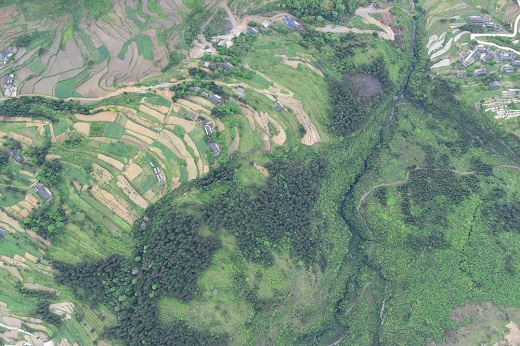
//> input picture source/1.jpg, 520 x 346 px
$ ./delaunay_match   (built with g++ and OpenCV 4)
//> lines starting //> are read from the running program, lines starting //| are printed output that depends on the picture; after the words box and inside, x2 and y2 are one past the last pixel; in counts of white or black regions, pixels touching at a corner belong together
### _c_triangle.h
#ifndef _C_TRIANGLE_H
#define _C_TRIANGLE_H

#include <opencv2/core/core.hpp>

class _c_triangle
{
public:
    _c_triangle(double sidea, double sideb, double sidec);
    _c_triangle(double ax, double ay,
                    double bx, double by,
                        double cx, double cy);
    _c_triangle(cv::Point2f p1, cv::Point2f p2, cv::Point2f p3);
    double side[3];
    double angle[3];
};

#endif // _C_TRIANGLE_H

### _sc_calculator.h
#ifndef _SC_CALCULATOR_H
#define _SC_CALCULATOR_H

#include <iostream>
#include "_c_triangle.h"
#include "_c_triangle_net.h"

double _sf_similarityValue(_c_triangle t1, _c_triangle t2);
void _sf_similarityMatrix(const _c_triangleNet net1, const _c_triangleNet net2, double *similarityMatrix);
double _sf_checkConstraint(_c_triangleNet net1, _c_triangleNet net2, const int triangle1, const int triangle2);

#endif // _SC_CALCULATOR_H

### _c_triangle_net.h
#ifndef _C_TRIANGLENET_H
#define _C_TRIANGLENET_H

#include <iostream>
#include <opencv2/core/core.hpp>
#include <opencv2/imgproc/imgproc.hpp>

class _c_triangleNet
{
public:
    // -- Init triangle net by point set
    // like:
    //      Point2f set
    //      KeyPoint set
    _c_triangleNet(const std::vector< cv::Point2f >::iterator begin,
                   const std::vector< cv::Point2f >::iterator end,
                   int width, int heigh);
    _c_triangleNet(const std::vector< cv::KeyPoint >::iterator begin,
                   const std::vector< cv::KeyPoint >::iterator end,
                   int width, int heigh);

    void _f_drawDelaunay(cv::Mat& img, cv::Scalar delaunaColor);

    // -- delaunay triangle by OpenCV3.2
    cv::Subdiv2D subdiv;
};

#endif // _C_TRIANGLENET_H

### _c_triangle.cpp
#include "_c_triangle.h"
#include <math.h>

// [14 lines left out: function _c_triangle, not called in this run]

_c_triangle::_c_triangle(double ax, double ay,
                            double bx, double by,
                                double cx, double cy)
{
    side[0] = sqrt( (bx - cx) * (bx - cx) + (by - cy) * (by - cy) );
    side[1] = sqrt( (ax - cx) * (ax - cx) + (ay - cy) * (ay - cy) );
    side[2] = sqrt( (ax - bx) * (ax - bx) + (ay - by) * (ay - by) );

    double cosA = (side[1] * side[1] + side[2] * side[2] - side[0] * side[0]) / (2 * side[1] * side[2]);
    double cosB = (side[0] * side[0] + side[2] * side[2] - side[1] * side[1]) / (2 * side[0] * side[2]);
    double cosC = (side[0] * side[0] + side[1] * side[1] - side[2] * side[2]) / (2 * side[0] * side[1]);

    angle[0] = acos(cosA);
    angle[1] = acos(cosB);
    angle[2] = acos(cosC);
}

_c_triangle::_c_triangle(cv::Point2f p1, cv::Point2f p2, cv::Point2f p3)
{
    side[0] = sqrt( (p2.x - p3.x) * (p2.x - p3.x) + (p2.y - p3.y) * (p2.y - p3.y) );
    side[1] = sqrt( (p1.x - p3.x) * (p1.x - p3.x) + (p1.y - p3.y) * (p1.y - p3.y) );
    side[2] = sqrt( (p1.x - p2.x) * (p1.x - p2.x) + (p1.y - p2.y) * (p1.y - p2.y) );

    double cosA = (side[1] * side[1] + side[2] * side[2] - side[0] * side[0]) / (2 * side[1] * side[2]);
    double cosB = (side[0] * side[0] + side[2] * side[2] - side[1] * side[1]) / (2 * side[0] * side[2]);
    double cosC = (side[0] * side[0] + side[1] * side[1] - side[2] * side[2]) / (2 * side[0] * side[1]);

    angle[0] = acos(cosA);
    angle[1] = acos(cosB);
    angle[2] = acos(cosC);
}

### _sc_calculator.cpp
#include "_sc_calculator.h"
#include <math.h>

void _sf_similarityMatrix(const _c_triangleNet net1, const _c_triangleNet net2, double *similarityMatrix)
{
    std::vector<cv::Vec6f> triangleList1;
    std::vector<cv::Vec6f> triangleList2;
    net1.subdiv.getTriangleList(triangleList1);
    net2.subdiv.getTriangleList(triangleList2);

    for (int i=0; i<triangleList1.size(); i++)
    {
        cv::Vec6f t1 = triangleList1[i];
        _c_triangle triangle1(t1[0], t1[1], t1[2], t1[3], t1[4], t1[5]);

        for (int j=0; j<triangleList2.size(); j++)
        {
            cv::Vec6f t2 = triangleList2[j];
            _c_triangle triangle2(t2[0], t2[1], t2[2], t2[3], t2[4], t2[5]);
            double a = _sf_similarityValue(triangle1, triangle2);
            similarityMatrix[i * 1000 + j] = (a < 0.75) ? 0 : a;
        }
    }
}

// *****************************************************
const double PI = 3.1415926;
const double Pa = 0.5;
const double Ks = PI/2;
const double Ns = 3;

double _sf_similarityValue(_c_triangle t1, _c_triangle t2)
{
    double q[3];
    double k[3];
    double dx[3];
    double u[3];
    for (int i=0; i<3; i++)
    {
        q[i] = (t1.angle[i] * Pa) / 3;
        k[i] = 1 / (2 * q[i] * q[i]);
        dx[i] = exp(-1 * k[i] * (t2.angle[i] - t1.angle[i]) * (t2.angle[i] - t1.angle[i]));
        u[i] = pow(cos(Ks * (1 - dx[i])), Ns);
    }

    return (u[0] + u[1] + u[2]) / 3;
}

double _sf_checkConstraint(_c_triangleNet net1, _c_triangleNet net2,
                           const int t1Index, const int t2Index)
{
    std::vector<cv::Vec6f> triangleList1;
    std::vector<cv::Vec6f> triangleList2;
    net1.subdiv.getTriangleList(triangleList1);
    net2.subdiv.getTriangleList(triangleList2);

    cv::Vec6f t1 = triangleList1[t1Index];
    cv::Vec6f t2 = triangleList2[t2Index];

    //int vertex[6];
    // would not to be used
    //int edge[6];
    cv::Point2f p0(t1[0], t1[1]);
    cv::Point2f p1(t1[2], t1[3]);
    cv::Point2f p2(t1[4], t1[5]);

    cv::Point2f p3(t2[0], t2[1]);
    cv::Point2f p4(t2[2], t2[3]);
    cv::Point2f p5(t2[4], t2[5]);

    // [7 lines of commented-out code are left out]

    std::vector< cv::Vec4f > edgeList1;
    std::vector< cv::Vec4f > edgeList2;

    net1.subdiv.getEdgeList(edgeList1);
    net2.subdiv.getEdgeList(edgeList2);

    // locate edge of two triangles, and the next edge
    std::vector< int > p0EdgeIndex;
    std::vector< int > p1EdgeIndex;
    std::vector< int > p2EdgeIndex;
    std::vector< int > p3EdgeIndex;
    std::vector< int > p4EdgeIndex;
    std::vector< int > p5EdgeIndex;

    for (int i=0; i<edgeList1.size(); i++)
    {
        cv::Vec4f e = edgeList1[i];
        if ((e[0]==p0.x && e[1]==p0.y) || (e[2]==p0.x && e[3]==p0.y))
        {
            p0EdgeIndex.push_back(i);
        }
        if ((e[0]==p1.x && e[1]==p1.y) || (e[2]==p1.x && e[3]==p1.y))
        {
            p1EdgeIndex.push_back(i);
        }
        if ((e[0]==p2.x && e[1]==p2.y) || (e[2]==p2.x && e[3]==p2.y))
        {
            p2EdgeIndex.push_back(i);
        }
    }

    for (int i=0; i<edgeList2.size(); i++)
    {
        cv::Vec4f e = edgeList2[i];
        if ((e[0]==p3.x && e[1]==p3.y) || (e[2]==p3.x && e[3]==p3.y))
        {
            p3EdgeIndex.push_back(i);
        }
        if ((e[0]==p4.x && e[1]==p4.y) || (e[2]==p4.x && e[3]==p4.y))
        {
            p4EdgeIndex.push_back(i);
        }
        if ((e[0]==p5.x && e[1]==p5.y) || (e[2]==p5.x && e[3]==p5.y))
        {
            p5EdgeIndex.push_back(i);
        }
    }

    std::vector< cv::Point2f > outP(6);

    for (int i=0; i<p0EdgeIndex.size(); i++)
    {
        for (int j=0; j<p1EdgeIndex.size(); j++)
        {
            cv::Vec4f e1 = edgeList1[i];
            cv::Vec4f e2 = edgeList1[j];
            if (e1[0]==e2[0] && e1[1]==e2[1])
            {
                outP[0].x = e1[0];
                outP[0].y = e1[1];
            }
            if (e1[0]==e2[2] && e1[1]==e2[3])
            {
                outP[0].x = e1[0];
                outP[0].y = e1[1];
            }
            if (e1[2]==e2[0] && e1[3]==e2[1])
            {
                outP[0].x = e1[2];
                outP[0].y = e1[3];
            }
            if (e1[2]==e2[3] && e1[2]==e2[3])
            {
                outP[0].x = e1[2];
                outP[0].y = e1[3];
            }
        }
    }

    for (int i=0; i<p0EdgeIndex.size(); i++)
    {
        for (int j=0; j<p2EdgeIndex.size(); j++)
        {
            cv::Vec4f e1 = edgeList1[i];
            cv::Vec4f e2 = edgeList1[j];
            if (e1[0]==e2[0] && e1[1]==e2[1])
            {
                outP[1].x = e1[0];
                outP[1].y = e1[1];
            }
            if (e1[0]==e2[2] && e1[1]==e2[3])
            {
                outP[1].x = e1[0];
                outP[1].y = e1[1];
            }
            if (e1[2]==e2[0] && e1[3]==e2[1])
            {
                outP[1].x = e1[2];
                outP[1].y = e1[3];
            }
            if (e1[2]==e2[3] && e1[2]==e2[3])
            {
                outP[1].x = e1[2];
                outP[1].y = e1[3];
            }
        }
    }

    for (int i=0; i<p1EdgeIndex.size(); i++)
    {
        for (int j=0; j<p2EdgeIndex.size(); j++)
        {
            cv::Vec4f e1 = edgeList1[i];
            cv::Vec4f e2 = edgeList1[j];
            if (e1[0]==e2[0] && e1[1]==e2[1])
            {
                outP[2].x = e1[0];
                outP[2].y = e1[1];
            }
            if (e1[0]==e2[2] && e1[1]==e2[3])
            {
                outP[2].x = e1[0];
                outP[2].y = e1[1];
            }
            if (e1[2]==e2[0] && e1[3]==e2[1])
            {
                outP[2].x = e1[2];
                outP[2].y = e1[3];
            }
            if (e1[2]==e2[3] && e1[2]==e2[3])
            {
                outP[2].x = e1[2];
                outP[2].y = e1[3];
            }
        }
    }

    for (int i=0; i<p3EdgeIndex.size(); i++)
    {
        for (int j=0; j<p4EdgeIndex.size(); j++)
        {
            cv::Vec4f e1 = edgeList2[i];
            cv::Vec4f e2 = edgeList2[j];
            if (e1[0]==e2[0] && e1[1]==e2[1])
            {
                outP[3].x = e1[0];
                outP[3].y = e1[1];
            }
            if (e1[0]==e2[2] && e1[1]==e2[3])
            {
                outP[3].x = e1[0];
                outP[3].y = e1[1];
            }
            if (e1[2]==e2[0] && e1[3]==e2[1])
            {
                outP[3].x = e1[2];
                outP[3].y = e1[3];
            }
            if (e1[2]==e2[3] && e1[2]==e2[3])
            {
                outP[3].x = e1[2];
                outP[3].y = e1[3];
            }
        }
    }

    for (int i=0; i<p3EdgeIndex.size(); i++)
    {
        for (int j=0; j<p5EdgeIndex.size(); j++)
        {
            cv::Vec4f e1 = edgeList2[i];
            cv::Vec4f e2 = edgeList2[j];
            if (e1[0]==e2[0] && e1[1]==e2[1])
            {
                outP[4].x = e1[0];
                outP[4].y = e1[1];
            }
            if (e1[0]==e2[2] && e1[1]==e2[3])
            {
                outP[4].x = e1[0];
                outP[4].y = e1[1];
            }
            if (e1[2]==e2[0] && e1[3]==e2[1])
            {
                outP[4].x = e1[2];
                outP[4].y = e1[3];
            }
            if (e1[2]==e2[3] && e1[2]==e2[3])
            {
                outP[4].x = e1[2];
                outP[4].y = e1[3];
            }
        }
    }

    for (int i=0; i<p4EdgeIndex.size(); i++)
    {
        for (int j=0; j<p5EdgeIndex.size(); j++)
        {
            cv::Vec4f e1 = edgeList2[i];
            cv::Vec4f e2 = edgeList2[j];
            if (e1[0]==e2[0] && e1[1]==e2[1])
            {
                outP[5].x = e1[0];
                outP[5].y = e1[1];
            }
            if (e1[0]==e2[2] && e1[1]==e2[3])
            {
                outP[5].x = e1[0];
                outP[5].y = e1[1];
            }
            if (e1[2]==e2[0] && e1[3]==e2[1])
            {
                outP[5].x = e1[2];
                outP[5].y = e1[3];
            }
            if (e1[2]==e2[3] && e1[2]==e2[3])
            {
                outP[5].x = e1[2];
                outP[5].y = e1[3];
            }
        }
    }

    // use out point and three points of triangle to build new triangle
    _c_triangle outT1(p0, p1, outP[0]);
    _c_triangle _outT1(p3, p4, outP[3]);

    _c_triangle outT2(p0, p2, outP[1]);
    _c_triangle _outT2(p3, p5, outP[4]);

    _c_triangle outT3(p1, p2, outP[2]);
    _c_triangle _outT3(p4, p5, outP[5]);

    double similarityT1 = _sf_similarityValue(outT1, _outT1);
    double similarityT2 = _sf_similarityValue(outT2, _outT2);
    double similarityT3 = _sf_similarityValue(outT3, _outT3);

    if (similarityT1<0.75 || similarityT2<0.75 || similarityT3<0.75)
    {
        return 0;
    }
    return 1;
}

### _c_triangle_net.cpp
#include "_c_triangle_net.h"
#include "_c_triangle.h"

using namespace cv;
using namespace std;

_c_triangleNet::_c_triangleNet(const vector< Point2f >::iterator begin,
                               const vector< Point2f >::iterator end,
                               int width, int heigh)
{
    Rect rect(0, 0, width, heigh);

    Subdiv2D temp(rect);

    for (vector< Point2f >::iterator i=begin; i!=end; i++)
    {
        temp.insert(*i);
    }

    subdiv = temp;
}

_c_triangleNet::_c_triangleNet(const vector< KeyPoint >::iterator begin,
                               const vector< KeyPoint >::iterator end,
                               int width, int heigh)
{
    Rect rect(0, 0, width, heigh);

    Subdiv2D temp(rect);

    for (vector< KeyPoint >::iterator i=begin; i!=end; i++)
    {
        Point2f p;
        p.x = (*i).pt.x;
        p.y = (*i).pt.y;
        temp.insert(p);
    }

    subdiv = temp;
}

void _c_triangleNet::_f_drawDelaunay(Mat& img, Scalar delaunayColor)
{
    std::vector<Vec6f> triangleList;
    subdiv.getTriangleList(triangleList);
    std::vector<Point> pt(3);
    Size size = img.size();
    Rect rect(0, 0, size.width, size.height);

    for (size_t i = 0; i < triangleList.size(); i++)
    {
        Vec6f t = triangleList[i];
        pt[0] = Point(cvRound(t[0]), cvRound(t[1]));
        pt[1] = Point(cvRound(t[2]), cvRound(t[3]));
        pt[2] = Point(cvRound(t[4]), cvRound(t[5]));

        // Draw rectangles completely inside the image.
        if (rect.contains(pt[0]) && rect.contains(pt[1]) && rect.contains(pt[2]))
        {
            line(img, pt[0], pt[1], delaunayColor, 1, CV_8U, 0);
            line(img, pt[1], pt[2], delaunayColor, 1, CV_8U, 0);
            line(img, pt[2], pt[0], delaunayColor, 1, CV_8U, 0);
        }
    }
}

### delaunay_match.cpp
#include <iostream>
#include <opencv2/core/core.hpp>
#include <opencv2/features2d/features2d.hpp>
#include <opencv2/highgui/highgui.hpp>
#include <opencv2/imgproc/imgproc.hpp>

#include "_c_triangle_net.h"
#include "_sc_calculator.h"

using namespace std;
using namespace cv;

int main ()
{
    //-- 读取图像
    Mat img_1 = imread ( "../source/1.jpg"); // 520 * 346
//> img_1 is the input picture: 346 rows x 520 cols, CV_8UC3; mean B, G, R 125, 143.3, 121.2
    Mat img_2 = imread ( "../source/2.jpg"); // 540 * 360
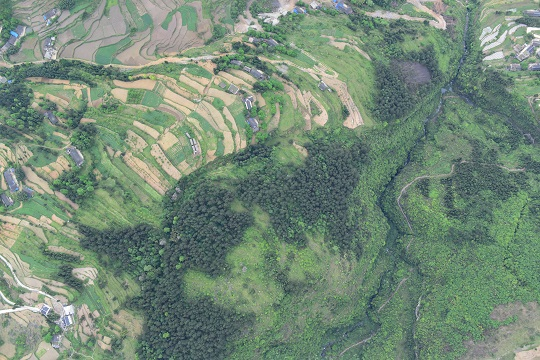
//> input picture source/2.jpg, 540 x 360 px
//> img_2 is the input picture: 360 rows x 540 cols, CV_8UC3; mean B, G, R 120.5, 138.6, 117.1

    //-- 初始化
    std::vector<KeyPoint> keypoints_1, keypoints_2;
    Mat descriptors_1, descriptors_2;
    Ptr<FeatureDetector> detector = ORB::create();
    Ptr<DescriptorExtractor> descriptor = ORB::create();
    Ptr<DescriptorMatcher> matcher  = DescriptorMatcher::create ( "BruteForce-Hamming" );

    if (img_1.empty() || img_2.empty())
    {
        cout << "No Image" << endl;
    }

    //-- 检测 Oriented FAST 角点位置
    detector->detect ( img_1, keypoints_1 );
//> keypoints_1 = 500 keypoints; strongest (x, y, size): (471, 36, 31), (472, 34, 31), (206, 64, 31), (476, 43, 31)
    detector->detect ( img_2, keypoints_2 );
//> keypoints_2 = 500 keypoints; strongest (x, y, size): (69, 317, 31), (53, 57, 31), (55, 57, 31), (52, 38, 31)

    //-- 根据角点位置计算 BRIEF 描述子
    descriptor->compute ( img_1, keypoints_1, descriptors_1 );
    descriptor->compute ( img_2, keypoints_2, descriptors_2 );

    //-- 对两幅图像中的BRIEF描述子进行初步匹配，使用 Hamming 距离
    vector<DMatch> matches;
    matcher->match ( descriptors_1, descriptors_2, matches );
//> matches = 500 matches

    //-- 匹配点对初步筛选
    double min_dist = 10000, max_dist = 0;

    //找出所有匹配之间的最小距离和最大距离, 即是最相似的和最不相似的两组点之间的距离
    for ( int i = 0; i < descriptors_1.rows; i++ )
    {
        double dist = matches[i].distance;
        if ( dist < min_dist ) min_dist = dist;
        if ( dist > max_dist ) max_dist = dist;
    }
//> this loop made 500 passes
//> (dist, min_dist, max_dist) on pass 1: (29, 29, 29)
//> after the loop, min_dist = 8; max_dist = 93

    //当描述子之间的距离大于两倍的最小距离时,即认为匹配有误.但有时候最小距离会非常小,设置一个经验值作为下限.
    std::vector< DMatch > good_matches;
    for ( int i = 0; i < descriptors_1.rows; i++ )
    {
        if ( matches[i].distance <= max ( 2*min_dist, 37.0 ) )
        {
            good_matches.push_back ( matches[i] );
        }
    }
//> after the loop, good_matches = 234 matches

    //-- 提取得到的两幅图像的匹配关键点对
    std::vector< KeyPoint > goodKeyPoint1;
    std::vector< KeyPoint > goodKeyPoint2;

    for (int i=0; i<good_matches.size(); i++)
    {
        goodKeyPoint1.push_back( keypoints_1[good_matches[i].queryIdx] );
        goodKeyPoint2.push_back( keypoints_2[good_matches[i].trainIdx] );
    }
//> after the loop, goodKeyPoint1 = 234 keypoints; strongest (x, y, size): (206, 64, 31), (207, 125, 31), (133, 272, 31), (208, 63, 31); goodKeyPoint2 = 234 keypoints; strongest (x, y, size): (249, 39, 31), (165, 61, 31), (252, 38, 31), (247, 99, 31)

    //-- 使用triangleNet类绘制两幅图像的三角网
    std::vector< KeyPoint >::iterator iterBegin = goodKeyPoint1.begin();
    std::vector< KeyPoint >::iterator iterEnd   = goodKeyPoint1.end();

    _c_triangleNet net1(iterBegin, iterEnd, img_1.size().width, img_1.size().height);
//> in _c_triangleNet, `Rect rect(0, 0, width, heigh);`: rect = Rect(0, 0, 520, 346)

    iterBegin = goodKeyPoint2.begin();
    iterEnd   = goodKeyPoint2.end();

    _c_triangleNet net2(iterBegin, iterEnd, img_2.size().width, img_2.size().height);

    // [8 lines of commented-out code are left out]
    std::vector< Vec6f > t1;
    std::vector< Vec6f > t2;
    net1.subdiv.getTriangleList(t1);
//> t1 = 453 items, first 8: [209.4, 103.7, 215, 95, 215.7, 95.39], [215, 95, 209.4, 103.7, 206.5, 102], [84.67, 184.9, 50, 193, 48.96, 191.5], [50, 193, 84.67, 184.9, 63.94, 205.6], [67.39, 98.5, 208, 63, 197, 68], [208, 63, 67.39, 98.5, 65, 99], [451, 38, 428.4, 51.6, 295.2, 64.8], [428.4, 51.6, 451, 38, 442, 44]
    net2.subdiv.getTriangleList(t2);
//> t2 = 437 items, first 8: [257, 70, 250.9, 78.8, 248.8, 77.14], [250.9, 78.8, 257, 70, 252.3, 79.49], [118.1, 151.2, 82.08, 119.5, 121.9, 97.04], [82.08, 119.5, 118.1, 151.2, 81.6, 120], [106.6, 64.8, 252, 38, 249, 39], [252, 38, 106.6, 64.8, 105, 65], [505, 31, 278.4, 40.8, 252, 38], [278.4, 40.8, 505, 31, 341.3, 46.08]

    double matrix[1000][1000];// = new double[t1.size() * t2.size()];

    _sf_similarityMatrix(net1, net2, (double *)matrix);
//> in _sf_similarityMatrix, `net1.subdiv.getTriangleList(triangleList1);`: triangleList1 has the same summary as t1 outside _sf_similarityMatrix
//> in _sf_similarityMatrix, `net2.subdiv.getTriangleList(triangleList2);`: triangleList2 has the same summary as t2 outside _sf_similarityMatrix
//> the loop in _sf_similarityMatrix, `for (int i=0; i<triangleList1.size(); i++)` made 453 passes
//> (t1, cosA in _c_triangle, cosB in _c_triangle, cosC in _c_triangle) on passes 1 to 3: ([209.4, 103.7, 215, 95, 215.7, 95.39], 0.997, -0.0378, 0.111), ([215, 95, 209.4, 103.7, 206.5, 102], 0.953, -0.0511, 0.352), ([84.67, 184.9, 50, 193, 48.96, 191.5], 0.999, -0.374, 0.416)

    std::vector<Point2f> pf;
    std::vector<Point2f> _pf;

    for (int i=0; i<t1.size(); i++)
    {
        for (int j=0; j<t2.size(); j++)
        {

            if (matrix[i][j]!=0 && _sf_checkConstraint(net1, net2, i, j)==0)
                matrix[i][j] = 0;
            if (matrix[i][j] != 0)
            {
                Point2f p1, p2, p3;
                Vec6f e = t1[i];
                p1.x = e[0];
                p1.y = e[1];
                p2.x = e[2];
                p2.y = e[3];
                p3.x = e[4];
                p3.y = e[5];
                Rect rect(0, 0, img_1.size().width, img_1.size().height);
                if (rect.contains(p1) && rect.contains(p2) && rect.contains(p3))
                {
                    pf.push_back(p1);
                    pf.push_back(p2);
                    pf.push_back(p3);
                }
                cout << "( " << i << ", " << j << " )" << endl;

                Point2f p4, p5, p6;
                Vec6f _e = t2[j];
                p4.x = _e[0];
                p4.y = _e[1];
                p5.x = _e[2];
                p5.y = _e[3];
                p6.x = _e[4];
                p6.y = _e[5];
                Rect _rect(0, 0, img_2.size().width, img_2.size().height);
                if (_rect.contains(p4) && _rect.contains(p5) && _rect.contains(p6))
                {
                    _pf.push_back(p4);
                    _pf.push_back(p5);
                    _pf.push_back(p6);
                }
            }
        }
    }
//> after the loop, pf = 27 Points (x, y), first 12: [142.6, 97.92], [124.8, 92.4], [154.1, 90.72], [124.8, 92.4], [142.6, 97.92], [109, 110], [124, 92], [197, 68], [154.1, 90.72], [273.6, 96], [232.8, 63.6], [295.2, 64.8]

    //-- 绘制Delaunay匹配只会的特征点对
    _c_triangleNet net3(pf.begin(), pf.end(), img_1.size().width, img_1.size().height);
//> in _c_triangleNet, `Rect rect(0, 0, width, heigh);`: rect = Rect(0, 0, 520, 346)
//> the loop in _c_triangleNet, `for (vector< Point2f >::iterator i=begin; i!=end; i++)` made 27 passes
    _c_triangleNet net4(_pf.begin(), _pf.end(), img_2.size().width, img_2.size().height);
//> the loop in _c_triangleNet (call 2), `for (vector< Point2f >::iterator i=begin; i!=end; i++)` made 27 passes

    net3._f_drawDelaunay(img_1, Scalar(255,255,255));
//> in _f_drawDelaunay, `subdiv.getTriangleList(triangleList);`: triangleList = 31 items, first 8: [197, 68, 195, 178, 154.1, 90.72], [195, 178, 197, 68, 273.6, 96], [116.5, 164.2, 142.6, 97.92, 195, 178], [142.6, 97.92, 116.5, 164.2, 109, 110], [142.6, 97.92, 154.1, 90.72, 195, 178], [154.1, 90.72, 142.6, 97.92, 124.8, 92.4], [154.1, 90.72, 124, 92, 197, 68], [124, 92, 154.1, 90.72, 124.8, 92.4]
//> the loop in _f_drawDelaunay, `for (size_t i = 0; i < triangleList.size(); i++)` made 31 passes
//> after the loop in _f_drawDelaunay, `for (size_t i = 0; i < triangleList.size(); i++)`:
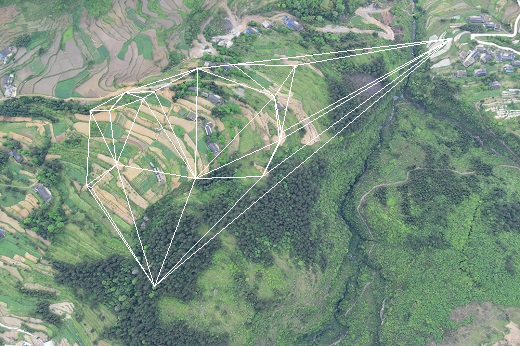
//> img: 346 rows x 520 cols, CV_8UC3; 1.83% of pixels changed, all inside (x1, y1, x2, y2) = (86, 38, 452, 287)
    net4._f_drawDelaunay(img_2, Scalar(255,255,255));
//> call 2 of _f_drawDelaunay, with delaunayColor = Scalar(255, 255, 255)
//> in _f_drawDelaunay (call 2), `subdiv.getTriangleList(triangleList);`: triangleList = 31 items, first 8: [241, 43, 231, 152, 195.8, 61.92], [231, 152, 241, 43, 317, 75], [151.8, 131.9, 183.6, 68.4, 231, 152], [183.6, 68.4, 151.8, 131.9, 149, 78], [165, 61, 241, 43, 195.8, 61.92], [165, 61, 195.8, 61.92, 165.6, 61.2], [183.6, 68.4, 165.6, 61.2, 195.8, 61.92], [165.6, 61.2, 183.6, 68.4, 149, 78]
//> the loop in _f_drawDelaunay (call 2), `for (size_t i = 0; i < triangleList.size(); i++)` made 31 passes
//> after the loop in _f_drawDelaunay (call 2), `for (size_t i = 0; i < triangleList.size(); i++)`:
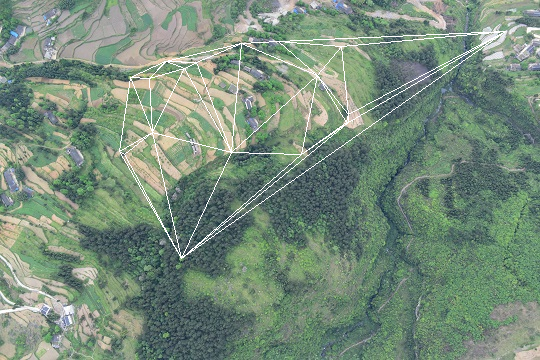
//> img: 360 rows x 540 cols, CV_8UC3; 1.72% of pixels changed, all inside (x1, y1, x2, y2) = (119, 31, 506, 259)

    imshow("IMG1_DELAUNAY", img_1);
    imshow("IMG2_DELAUNAY", img_2);

    imwrite("./img_1.jpg", img_1);
    imwrite("./img_2.jpg", img_1);
    waitKey(0);
    return 0;
}
